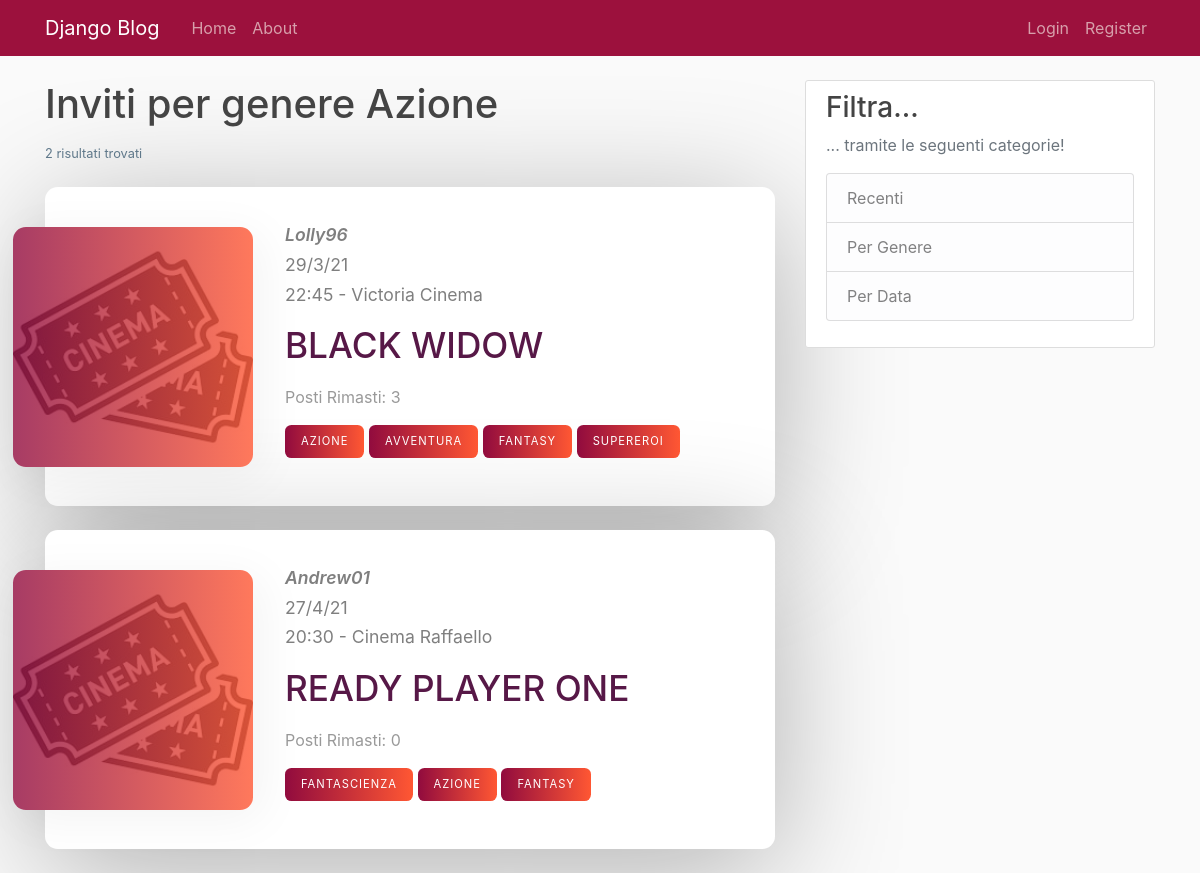
/inviti/genere/Azione, run on the app's committed database.
### inviti/models.py (models this page shows, shortened)
class Invito(models.Model):
    cinema = models.CharField(max_length=100, choices=CinemaList.CinemaList.ListaCinema)
    film = models.CharField(max_length=100)
    data = models.DateField(validators=[validators.validate_date])
    orario = models.TimeField()
    limite_persone = models.PositiveSmallIntegerField()
    genere = MultiSelectField(max_length=100, choices=GenreList.GenreList.ListaGeneri)
    utente = models.ForeignKey(User, on_delete=models.CASCADE)
    commento = models.TextField(blank=True)
    data_invito = models.DateTimeField(default=timezone.now)
    partecipanti = models.ManyToManyField(User, related_name='partecipanti', blank=True)
    @property
    def posti_rimasti(self):
        return self.limite_persone - self.partecipanti.count()
    class Meta:
        verbose_name = 'Invito'
        verbose_name_plural = "Inviti"

### inviti/views.py (the view)
# urls.py: path('genere/<str:genere>', GenereInvitoListView.as_view(), name='inviti-genere'),
class GenereInvitoListView(ListView):
    model = Invito
    template_name = 'inviti/inviti_genere.html'
    context_object_name = 'inviti'
    paginate_by = 5
    def get_queryset(self):
        return Invito.objects.filter(Q(genere__contains=self.kwargs.get('genere'))).order_by('-data_invito')

### inviti/templates/inviti/inviti_genere.html (shortened to what this page needs)
{% extends "main/base.html" %}
{% load static %}
{% block content %}
    <h1 class="mb-3">Inviti per genere {{ view.kwargs.genere }}</h1>
    <small style="color: #5f788a; display: block;">{{ page_obj.paginator.count }} risultati trovati</small>
    <br>
    {% for i in inviti %}
        <div class="invito-item">
            <div class="invito-item__img">
                <img src="{% static 'images/ticket.jpg' %}" alt="">
            </div>
            <div class="invito-item__info">
                <div class="invito-item__user">
                    <a href="{% url 'utenti:view_profile' oid=i.utente.id %}">{{ i.utente }}</a>
                </div>
                <div class="invito-item__date">
                    <span>{{ i.data|date:"j/n/y" }}</span>
                    <span>{{ i.orario|time:"G:i" }} - {{ i.cinema }}</span>
                </div>
                <a href="{% url 'invito-detail' i.id %}"><h1 class="invito-item__title">{{ i.film }}</h1></a>
                <p class="invito-item__text">Posti Rimasti: {{ i.posti_rimasti }}</p>
                {% for g in i.genere %}
                    <a href="{% url 'inviti-genere' g %}" class="invito-item__cta">{{ g }}</a>
                {% endfor %}
            </div>
        </div>
    {% endfor %}
{% endblock content %}

### inviti/static/inviti/main.css (style rules this page uses)
body { background: #fafafa; color: #333333; margin-top: 5rem; }
h1, h2, h3, h4, h5, h6 { color: #444444; }

### inviti/static/inviti/style.css (style rules this page uses)
*, *::before *::after { margin: 0; padding: 0; box-sizing: border-box; }
img { width: 100%; }
.invito-item { width: 100%; max-width: 98rem; padding: 2rem; background-color: #fff; box-shadow: 0 1.4rem 8rem rgba(0,0,0,0.3); display: flex; align-items: center; border-radius: .8rem; margin-bottom: 1.5rem; }
.invito-item__img { min-width: 15rem; max-width: 15rem; height: 15rem; transform: translateX(-4rem); position: relative; }
.invito-item__img img { width: 100%; height: 100%; object-fit: cover; display: block; border-radius: .8rem; }
.invito-item__img::before { content: ''; width: 100%; height: 100%; position: absolute; top: 0; left: 0; background: linear-gradient(to right, rgba(145, 11, 62, .8), rgba(255, 87, 51, .8)); box-shadow: .5rem .5rem 3rem 1px rgba(0,0,0,.05); border-radius: .8rem; }
.invito-item__user a { display: block; color: rgba(0,0,0,.5); font-size: 1.1rem; font-style: italic; font-weight: 600; margin: .2rem 0; transform: translateX(-2rem); }
.invito-item__date span { display: block; color: rgba(0,0,0,.5); font-size: 1.1rem; font-weight: 400; margin: .2rem 0; transform: translateX(-2rem); }
.invito-item__title { font-size: 2.2rem; margin: 1rem 0 1.2rem; text-transform: uppercase; color: #571847; transform: translateX(-2rem); text-decoration: none; }
.invito-item__text { font-size: 1rem; color: rgba(0,0,0,.4); transform: translateX(-2rem); }
.invito-item__cta { display: inline-block; padding: 0.5rem 1rem; letter-spacing: 1px; text-transform: uppercase; font-size: 0.7rem; color: #fff; background-image: linear-gradient(to right, #910B3E 0%, #FF5733 100%); border-radius: .4rem; text-decoration: none; margin-bottom: 1rem; transform: translateX(-2rem); }

### data on the page
Invito: utente "Lolly96", data "29/3/21", orario "22:45", cinema "Victoria Cinema", film "BLACK WIDOW", posti_rimasti "3", genere "AZIONE" "AVVENTURA" "FANTASY" "SUPEREROI"
Invito: utente "Andrew01", data "27/4/21", orario "20:30", cinema "Cinema Raffaello", film "READY PLAYER ONE", posti_rimasti "0", genere "FANTASCIENZA" "AZIONE" "FANTASY"

### other printed values
{{ view.kwargs.genere }} "Azione"
{{ page_obj.paginator.count }} "2"
